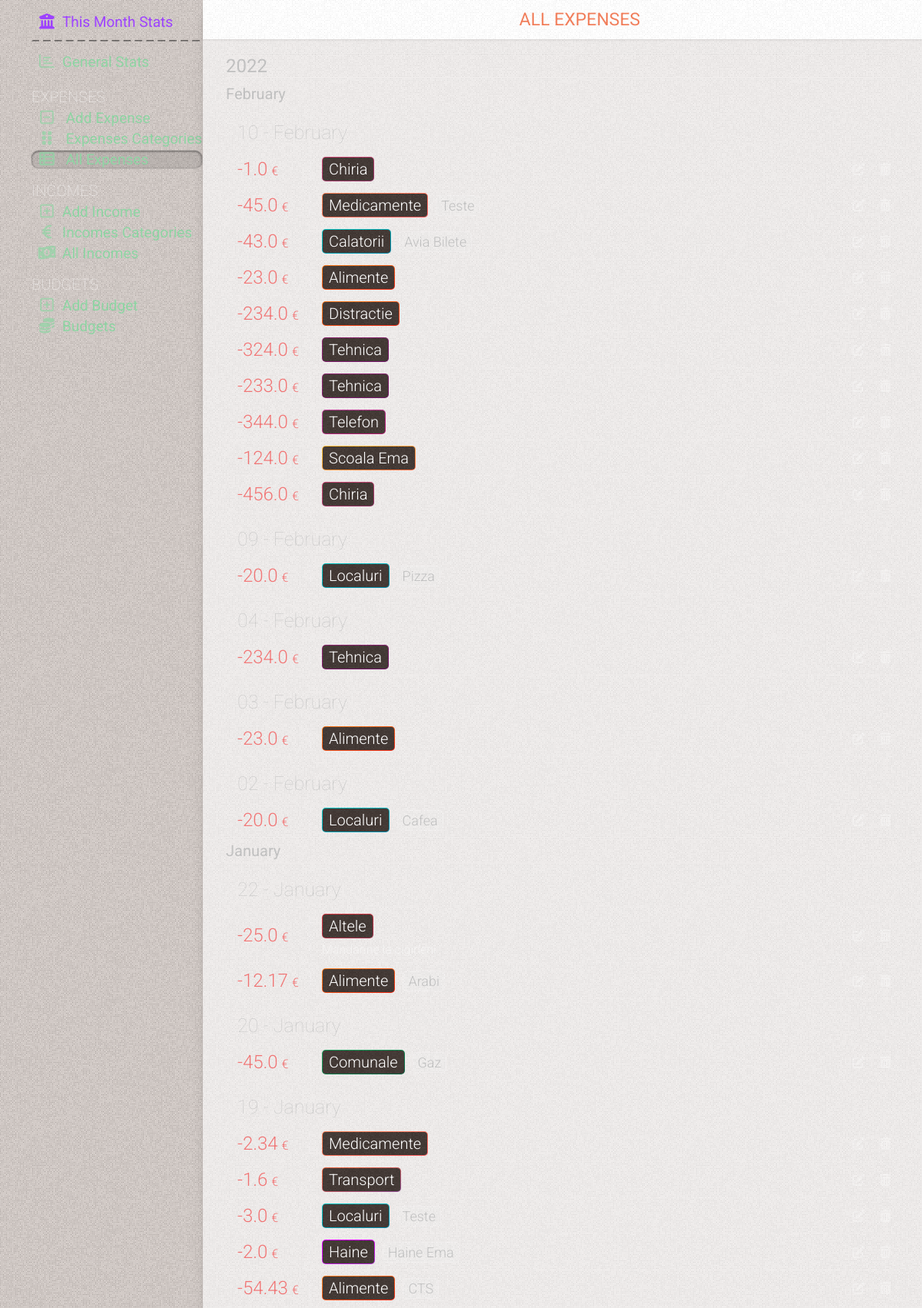
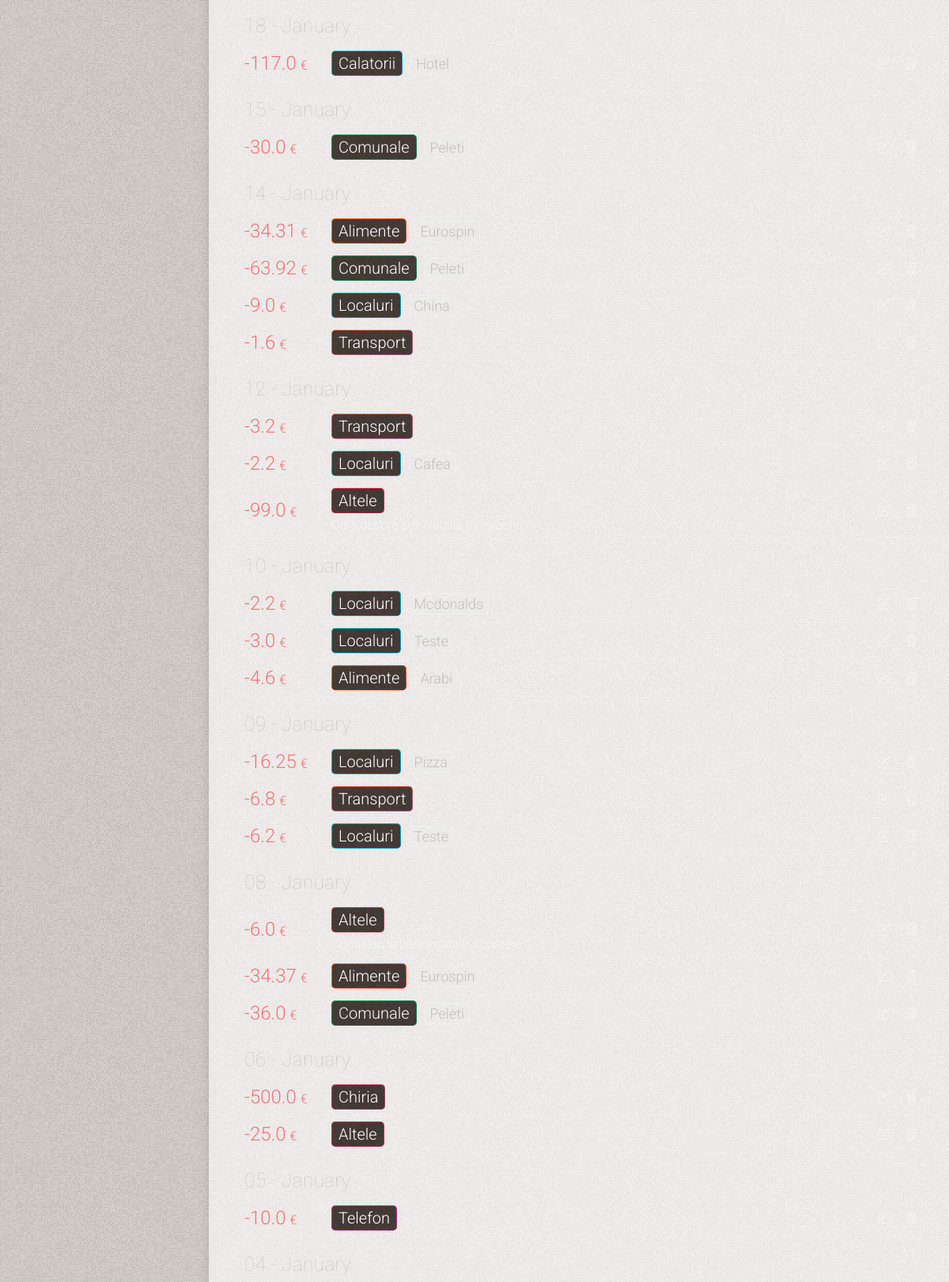
The app's page /all-expenses (upper part) with its own data (2 pictures, top to bottom).
### tables this page shows
CREATE TABLE expenses
(
    id          INTEGER PRIMARY KEY AUTOINCREMENT,
    date        TIMESTAMP NOT NULL DEFAULT CURRENT_TIMESTAMP,
    sum         REAL      NOT NULL,
    category    INTEGER   NOT NULL,
    subcategory INTEGER   NOT NULL,
    comment     TEXT

);

CREATE TABLE categories
(
    id    INTEGER PRIMARY KEY AUTOINCREMENT,
    name  TEXT NOT NULL,
    color TEXT,
    state TEXT DEFAULT false
);

CREATE TABLE subcategories
(
    id          INTEGER PRIMARY KEY AUTOINCREMENT,
    name        TEXT    NOT NULL,
    category_id INTEGER NOT NULL,
    state       TEXT DEFAULT false

);

### app.py (the view)
@app.route('/all-expenses')
def all_expenses():
    conn = get_db_connection()
    all_expenses = conn.execute(
        'SELECT sum, expenses.id as id, '
        'strftime("%d", date) as day, strftime("%m", date) as month, strftime("%Y", date) as year, '
        'categories.name as category, '
        'categories.color as color, '
        'subcategories.name as subcategory, '
        'comment '
        'FROM expenses '
        'LEFT JOIN categories on categories.id = expenses.category '
        'LEFT JOIN subcategories on subcategories.id = expenses.subcategory  '
        'ORDER BY date DESC').fetchall()
    conn.close()
    return render_template('all_expenses.html', title='All Expenses', gradient='text-gradient-red',
                           all_expenses=all_expenses)

### app.py (called while the page is built)
def get_db_connection():
    conn = sqlite3.connect('static/database.db')
    conn.row_factory = sqlite3.Row
    return conn

@app.template_filter('month_name')
def month_name(month_number):
    return calendar.month_name[month_number]

### templates/all_expenses.html (shortened to what this page needs)
{% extends 'base.html' %} {% block content %}
	<div class="page_title {{ gradient }}" >
		<span >{% block title %} {{ title }} {% endblock %}</span >
	</div >
	<div class="content" >
		{% if all_expenses|length == 0 %}
			<div class="no-results mt-50" >You have not added any expense yet. Click on (+) to add</div >
		{% else %}
			<div class="cards  relative" >
				{% for key, list in all_expenses|groupby('year')|sort(attribute='0', reverse=True) %}
					<div class="" >
						<div class="cards-year" >{{ key }} </div >
						{% for key2, list2 in list|groupby('month')|sort(attribute='0', reverse=True) %}
							<div class="" >
								<div class="cards-month" >{{ key2|int|month_name }}</div >
								{% for key3, list3 in list2|groupby('day')|sort(attribute='0', reverse=True) %}
									<div class=" subtitle2 mt-20 " >{{ key3 }} - {{ key2|int|month_name }} </div >
									{% for sum, id, day, month, year, category, color, subcategory, comment in list3 %}
										<div class="card flex items-center relative overflow-hidden flex-wrap " >
											<div class="flex items-center w-full" >
												<div class="card-info flex flex-1" >
													<div class="flex flex-1" >
														<span class="card-amount flex items-center" >  {{ sum }} <span >&euro;</span > </span >
														<div class="flex flex-col justify-center ml-15" >
															<div class="flex flex-wrap items-center" >
																<span class="{{ color }} card-category" >  <span >{{ category }}</span >  </span >
																{% if (subcategory != '') and (subcategory !=None) %}
																	<span class="card-subcategory ml-10" >  {{ subcategory }}  </span >
																{% endif %}
															</div >
															{% if (comment != '') and (comment !=None) %}
																<span class="block mt-5 card-comment" >  {{ comment }} </span >
															{% endif %}
														</div >
													</div >
													<div class="card-btns  flex items-center flex-shrink-0 ml-auto" >
														<a href="{{ id }}/edit" class="btn-ac" >
															<i class="fa-solid fa-pen-to-square" ></i >
														</a >
														<a href="/delete-expense/{{ id }}" class="btn-ac"
															 onclick="return confirm('Delete this expense?')" ><i class="fa-solid fa-trash-can" ></i ></a >
													</div >
												</div >
											</div >
										</div >
									{% endfor %}
								{% endfor %}
							</div >
						{% endfor %}
					</div >
				{% endfor %}
			</div >
		{% endif %}
	</div >
{% endblock %}

### static/css/mmenu.css (style rules this page uses)
:root { --mm-line-height: 20px; --mm-listitem-size: 38px; --mm-navbar-size: 44px; --mm-offset-top: 0; --mm-offset-right: 0; --mm-offset-bottom: 0; --mm-offset-left: 0; --mm-color-border: rgba(0, 0, 0, 0.1); --mm-color-button: rgba(0, 0, 0, 0.3); --mm-color-text: rgba(0, 0, 0, 0.75); --mm-color-text-dimmed: rgba(0, 0, 0, 0.3); --mm-color-background: #f3f3f3; --mm-color-background-highlight: rgba(0, 0, 0, 0.05); --mm-color-background-emphasis: rgba(255, 255, 255, 0.4); --mm-shadow: 0 0 10px rgba(0, 0, 0, 0.3) }
:root { --mm-iconbar-size: 50px }
:root { --mm-iconpanel-size: 50px }
:root { --mm-sidebar-collapsed-size: 50px; --mm-sidebar-expanded-size: 440px }

### records on screen
expenses: sum "1.0", name "Chiria"
expenses: sum "45.0", name "Medicamente", name "Teste"
expenses: sum "43.0", name "Calatorii", name "Avia Bilete"
expenses: sum "23.0", name "Alimente"
expenses: sum "234.0", name "Distractie"
expenses: sum "324.0", name "Tehnica"
expenses: sum "233.0", name "Tehnica"
expenses: sum "344.0", name "Telefon"
expenses: sum "124.0", name "Scoala Ema"
expenses: sum "456.0", name "Chiria"
expenses: sum "20.0", name "Localuri", name "Pizza"
expenses: sum "234.0", name "Tehnica"
expenses: sum "23.0", name "Alimente"
expenses: sum "20.0", name "Localuri", name "Cafea"
expenses: sum "25.0", name "Altele", comment "Mandarine la cigirleni"
expenses: sum "12.17", name "Alimente", name "Arabi"
expenses: sum "45.0", name "Comunale", name "Gaz"
expenses: sum "2.34", name "Medicamente"
expenses: sum "1.6", name "Transport"
expenses: sum "3.0", name "Localuri", name "Teste"
expenses: sum "2.0", name "Haine", name "Haine Ema"
expenses: sum "54.43", name "Alimente", name "CTS"
expenses: sum "117.0", name "Calatorii", name "Hotel"
expenses: sum "30.0", name "Comunale", name "Peleti"
expenses: sum "34.31", name "Alimente", name "Eurospin"
expenses: sum "63.92", name "Comunale", name "Peleti"
expenses: sum "9.0", name "Localuri", name "China"
expenses: sum "1.6", name "Transport"
expenses: sum "3.2", name "Transport"
expenses: sum "2.2", name "Localuri", name "Cafea"
expenses: sum "99.0", name "Altele", comment "Curs despre sex Natalia Pavalachi"
expenses: sum "2.2", name "Localuri", name "Mcdonalds"
expenses: sum "3.0", name "Localuri", name "Teste"
expenses: sum "4.6", name "Alimente", name "Arabi"
expenses: sum "16.25", name "Localuri", name "Pizza"
expenses: sum "6.8", name "Transport"
expenses: sum "6.2", name "Localuri", name "Teste"
expenses: sum "6.0", name "Altele", comment "Comision la bancimat ptr scoatere"
expenses: sum "34.37", name "Alimente", name "Eurospin"
expenses: sum "36.0", name "Comunale", name "Peleti"
expenses: sum "500.0", name "Chiria"
expenses: sum "25.0", name "Altele"
expenses: sum "10.0", name "Telefon"

### other values on screen
{{ title }} "ALL EXPENSES"
{{ key }} "2022"
{{ key2|int|month_name }} "February" "January"
{{ key3 }} "10" "09" "04" "03" "02" "22" "20" "19" "18" "15" "14" "12" "10" "09" "08" "06" "05" "04"
{{ key2|int|month_name }} "February" "February" "February" "February" "February" "January" "January" "January" "January" "January" "January" "January" "January" "January" "January" "January" "January" "January"
